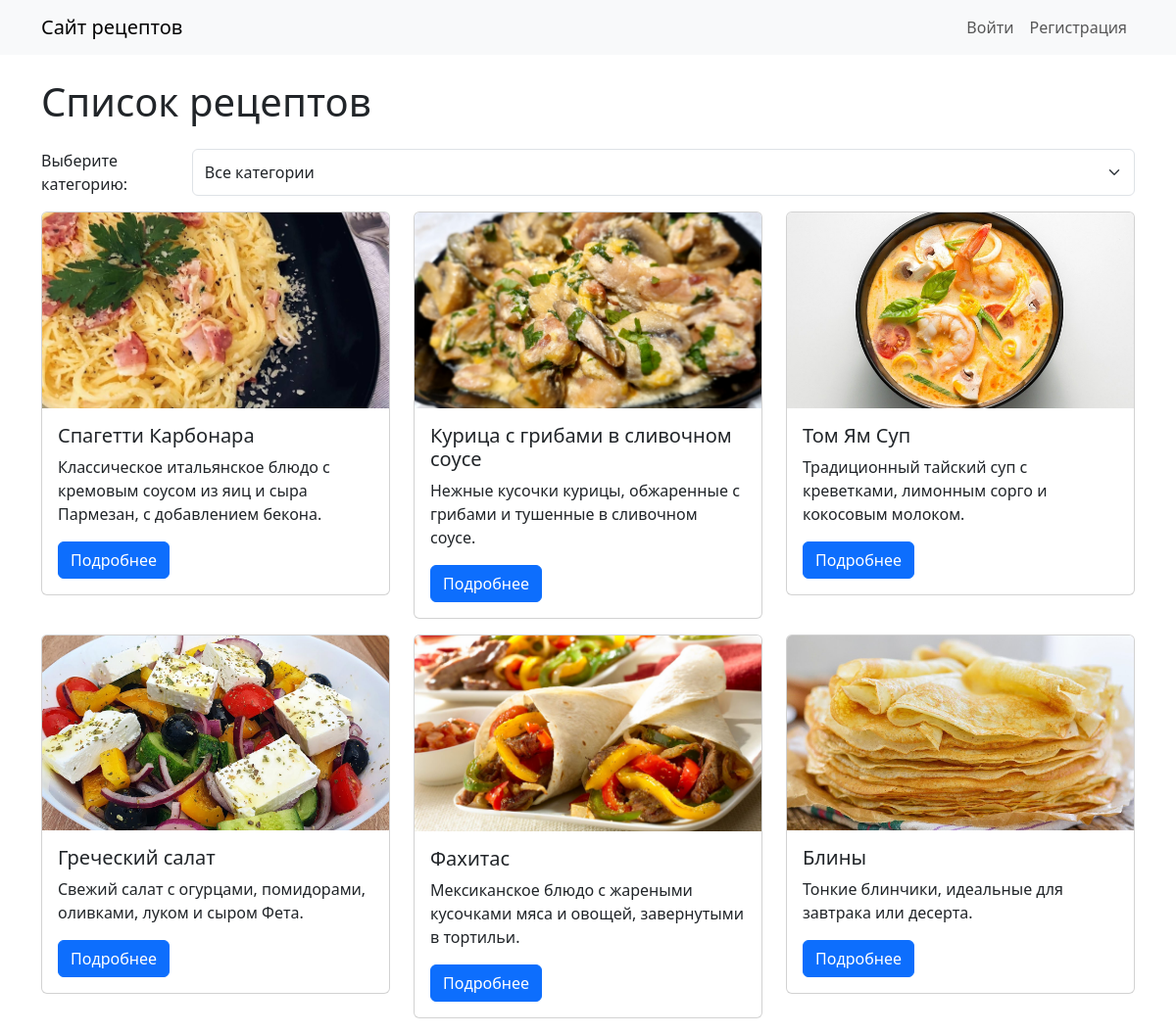
The app's page /recipes/ with its own data.
### recipes/models.py (models this page shows, shortened)
class Recipe(models.Model):
    title = models.CharField(
        max_length=200,           # Максимальная длина названия — 200 символов
        verbose_name="Название"
    )
    description = models.TextField(
        verbose_name="Описание"   # Поле для описание блюда
    )
    steps = models.TextField(
        verbose_name="Шаги приготовления"  # Поле для шагов рецепта
    )
    cooking_time = models.PositiveIntegerField(
        help_text="Время в минутах",       # Подсказка в админке
        verbose_name="Время приготовления"
    )
    image = models.ImageField(
        upload_to='recipes/',              # Папка для загрузки изображений
        blank=True,
        null=True,
        verbose_name="Изображение"
    )
    author = models.ForeignKey(
        User,                              # Связь с моделью User (автор рецепта)
        on_delete=models.CASCADE,          # Удаление рецепта при удалении пользователя
        verbose_name="Автор"
    )
    categories = models.ManyToManyField(
        Category,                          # Связь многие-ко-многим с категориями
        through='RecipeCategory',          # Через связующую таблицу
        verbose_name="Категории"
    )
    ingredients = models.TextField(
        blank=True,
        help_text="Список ингредиентов",
        verbose_name="Ингредиенты"
    )
    class Meta:
        verbose_name = "Рецепт"
        verbose_name_plural = "Рецепты"

### recipes/views.py (the view)
# urls.py: path('recipes/', views.recipe_list, name='recipe_list'),
def recipe_list(request):
    category_id = request.GET.get('category')  # Получаем ID категории из GET-параметра
    recipes = Recipe.objects.all()
    if category_id:
        recipes = recipes.filter(categories__id=category_id)  # Фильтрация по категории
    categories = Category.objects.all()  # Получаем все категории для фильтра
    return render(request, 'recipes/recipe_list.html', {'recipes': recipes, 'categories':
        categories, 'selected_category': category_id})

### recipes/templates/recipes/recipe_list.html (shortened to what this page needs)
{% extends 'recipes/base.html' %}
{% block content %}
    <h1 class="mb-4">Список рецептов</h1>
    <div class="mb-3">
        <form method="get" class="d-flex">
            <label for="category" class="me-2">Выберите категорию:</label>
            <select name="category" id="category" class="form-select" onchange="this.form.submit()">
                <option value="">Все категории</option>
            </select>
        </form>
    </div>
    <div class="row">
        {% for recipe in recipes %}
            <div class="col-md-4 mb-3">
                <div class="card">
                    {% if recipe.image %}
                        <img src="{{ recipe.image.url }}" class="card-img-top" alt="{{ recipe.title }}" style="max-height: 200px; object-fit: cover;">
                    {% endif %}
                    <div class="card-body">
                        <h5 class="card-title">{{ recipe.title }}</h5>
                        <p class="card-text">{{ recipe.description|truncatewords:20 }}</p>
                        <a href="{% url 'recipe_detail' recipe.id %}" class="btn btn-primary">Подробнее</a>
                    </div>
                </div>
            </div>
        {% empty %}
            <p>Рецептов в этой категории нет.</p>
        {% endfor %}
    </div>
{% endblock %}

### recipes/templates/recipes/base.html (shortened to what this page needs)
<!DOCTYPE html>
<html lang="ru">
<head>
    <link rel="stylesheet" href="https://cdn.jsdelivr.net/npm/bootstrap@5.3.0/dist/css/bootstrap.min.css">
</head>
<body>
    <nav class="navbar navbar-expand-lg navbar-light bg-light">
        <div class="container">
            <a class="navbar-brand" href="{% url 'index' %}">Сайт рецептов</a>
            <div class="collapse navbar-collapse">
                <ul class="navbar-nav ms-auto">
                    {% if user.is_authenticated %}
                        <li class="nav-item">
                            <a class="nav-link" href="{% url 'recipe_create' %}">Добавить рецепт</a>
                        </li>
                        <li class="nav-item">
                        <a class="nav-link" href="{% url 'recipe_list' %}">Список рецептов</a>
                    </li>
                        <li class="nav-item">
                            <a class="nav-link" href="{% url 'logout' %}">Выйти ({{ user.username }})</a>
                        </li>
                    {% else %}
                        <li class="nav-item">
                            <a class="nav-link" href="{% url 'login' %}">Войти</a>
                        </li>
                        <li class="nav-item">
                            <a class="nav-link" href="{% url 'register' %}">Регистрация</a>
                        </li>
                    {% endif %}
                </ul>
            </div>
        </div>
    </nav>
    <main class="container mt-4">
        {% block content %}
        {% endblock %}
    </main>
</body>
</html>

### records on screen
Recipe: image (picture), title "Спагетти Карбонара", description "Классическое итальянское блюдо с кремовым соусом из яиц и сыра Пармезан, с добавлением бекона."
Recipe: image (picture), title "Курица с грибами в сливочном соусе", description "Нежные кусочки курицы, обжаренные с грибами и тушенные в сливочном соусе."
Recipe: image (picture), title "Том Ям Суп", description "Традиционный тайский суп с креветками, лимонным сорго и кокосовым молоком."
Recipe: image (picture), title "Греческий салат", description "Свежий салат с огурцами, помидорами, оливками, луком и сыром Фета."
Recipe: image (picture), title "Фахитас", description "Мексиканское блюдо с жареными кусочками мяса и овощей, завернутыми в тортильи."
Recipe: image (picture), title "Блины", description "Тонкие блинчики, идеальные для завтрака или десерта."
